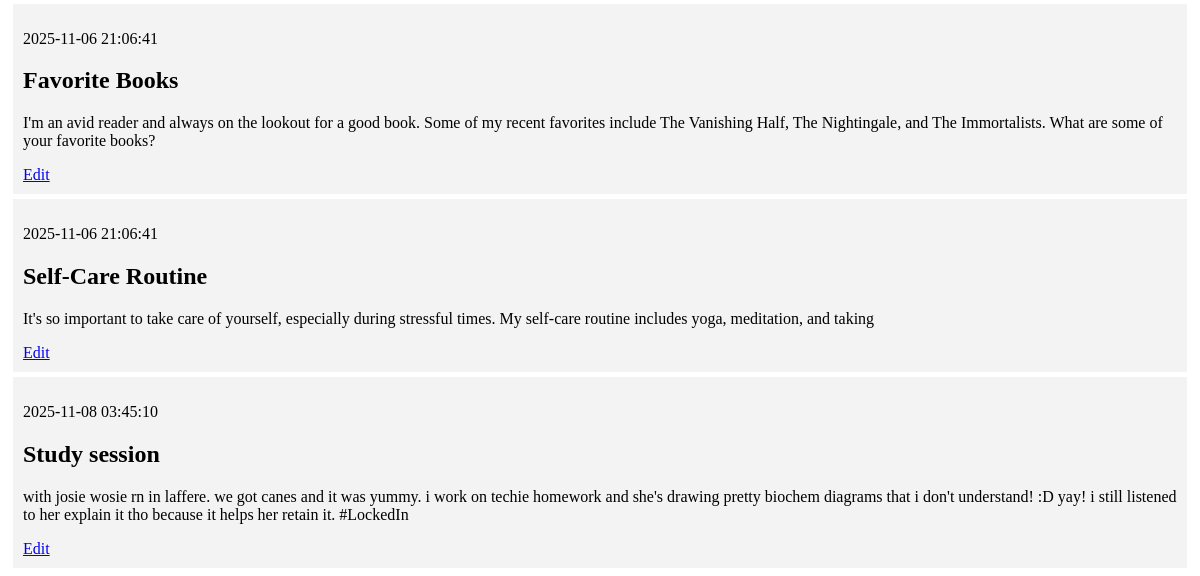
The app's page / (lower part), older data.
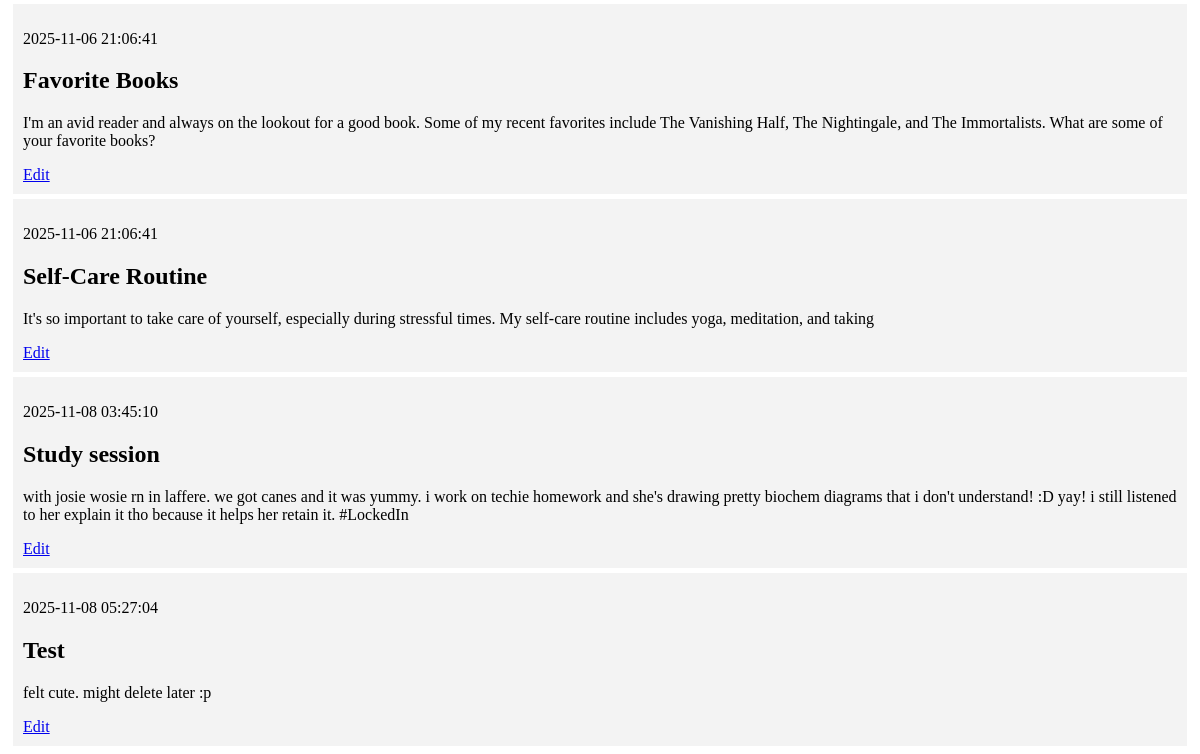
The same page, newer data.
### tables this page shows
CREATE TABLE posts (
    id INTEGER PRIMARY KEY AUTOINCREMENT,
    created TIMESTAMP NOT NULL DEFAULT CURRENT_TIMESTAMP,
    title TEXT NOT NULL,
    content TEXT NOT NULL
);

### app.py (the view)
@app.route('/')
def index():
    conn = get_db_connection()
    posts = conn.execute('SELECT * FROM posts').fetchall()
    conn.close()
    return render_template('index.html', posts=posts)

### app.py (called while the page is built)
def get_db_connection():
    conn = sqlite3.connect('database.db')
    conn.row_factory = sqlite3.Row
    return conn

### templates/index.html (shortened to what this page needs)
{% extends 'base.html' %}
{% block content %}
    {% for post in posts %}
        <div class='post'>
            <p>{{ post['created'] }}</p>
            <h2>{{ post['title'] }}</h2>
            <p>{{ post['content'] }}</p>
            <a href="{{ url_for('edit', id=post['id']) }}">Edit</a>
        </div>
    {% endfor %}
{% endblock %}

Row changes from the older to the newer data that the page shows:
added posts: created "2025-11-08 05:27:04", title "Test", content "felt cute. might delete later :p"
